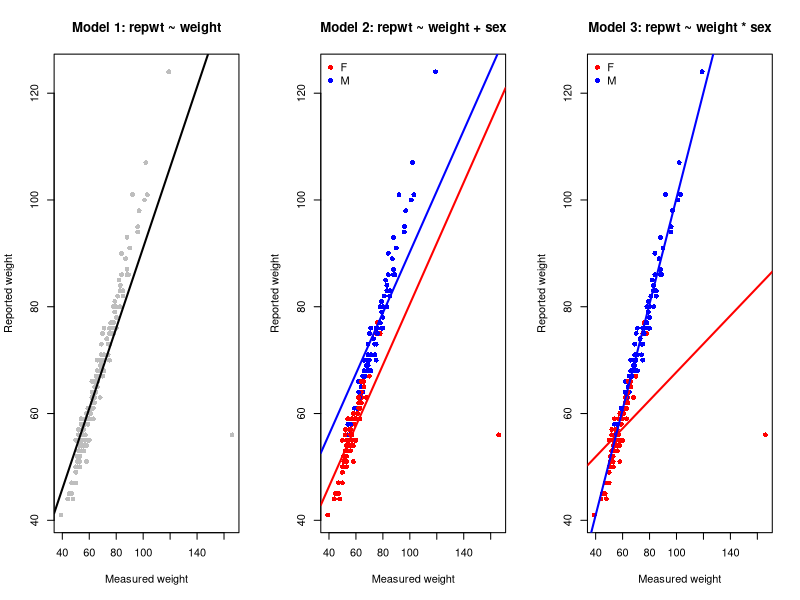
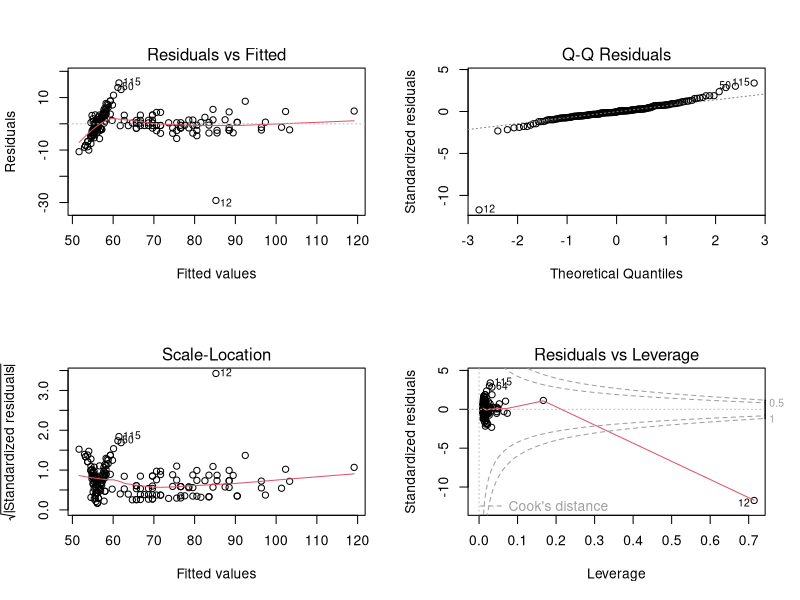
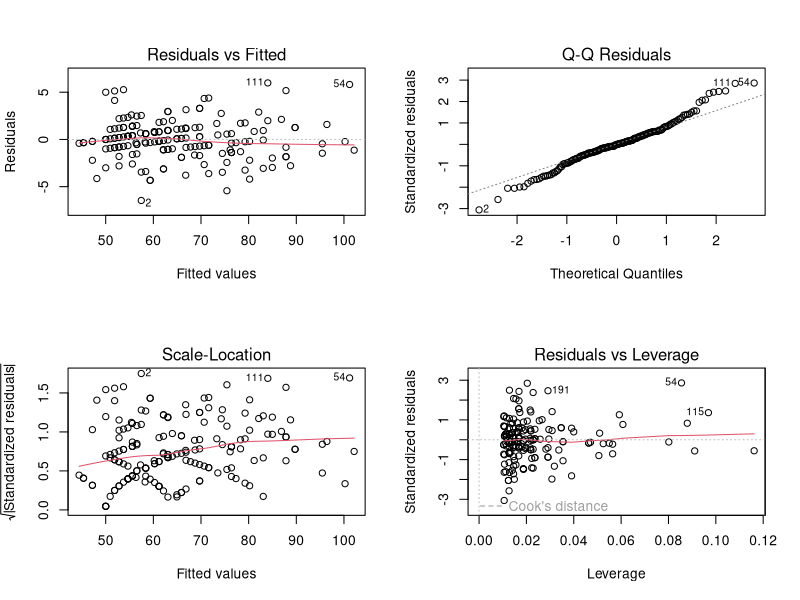
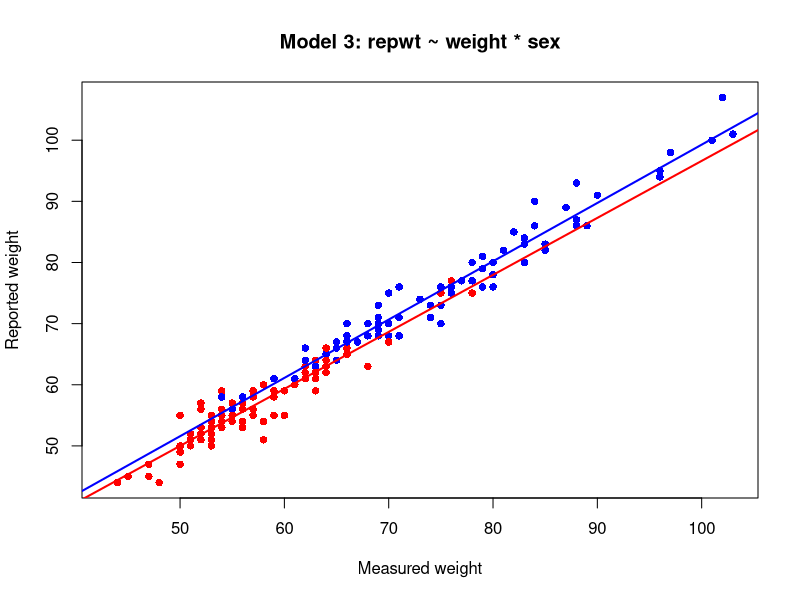

The R source for these figures, in order:
## ---- chunk 1
library(carData)
data(Davis)
head(Davis)
## ---- chunk 2
fit1 <- lm(repwt~weight, data=Davis)
fit2 <- lm(repwt~weight+sex, data=Davis)
fit3 <- lm(repwt~weight*sex, data=Davis)

summary(fit1)$coefficient
summary(fit2)$coefficient
summary(fit3)$coefficient
## ---- chunk 3
par(mfrow = c(1, 3))  

# Model 1
plot(Davis$weight, Davis$repwt, pch = 16, col = "grey",
     xlab = "Measured weight", ylab = "Reported weight",
     main = "Model 1: repwt ~ weight")
abline(fit1, col = "black", lwd = 2)

# Model 2
plot(Davis$weight, Davis$repwt, pch = 16,
     col = ifelse(Davis$sex == "M", "blue", "red"),
     xlab = "Measured weight", ylab = "Reported weight",
     main = "Model 2: repwt ~ weight + sex")

abline(a = coef(fit2)["(Intercept)"], 
       b = coef(fit2)["weight"], col = "red", lwd = 2)      
abline(a = coef(fit2)["(Intercept)"] + coef(fit2)["sexM"],
       b = coef(fit2)["weight"], col = "blue", lwd = 2)     

legend("topleft", legend = c("F", "M"),
       col = c("red", "blue"), pch = 16, bty = "n")

# Model 3
plot(Davis$weight, Davis$repwt, pch = 16,
     col = ifelse(Davis$sex == "M", "blue", "red"),
     xlab = "Measured weight", ylab = "Reported weight",
     main = "Model 3: repwt ~ weight * sex")

abline(a = coef(fit3)["(Intercept)"], 
       b = coef(fit3)["weight"], col = "red", lwd = 2)
abline(a = coef(fit3)["(Intercept)"] + coef(fit3)["sexM"],
       b = coef(fit3)["weight"] + coef(fit3)["weight:sexM"],
       col = "blue", lwd = 2)

legend("topleft", legend = c("F", "M"),
       col = c("red", "blue"), pch = 16, bty = "n")

## ---- chunk 4
summary(fit1)$adj.r.squared
summary(fit2)$adj.r.squared
summary(fit3)$adj.r.squared

anova(fit1, fit2, fit3)
## ---- chunk 5
par(mfrow = c(2, 2))
plot(fit3)
## ---- chunk 6
cd <- cooks.distance(fit3)
thr <- 4 /  nrow(Davis)

which(cd > thr)      

idx_infl <- which(cd > thr)
fit3_red <- lm(repwt ~ weight * sex, data = Davis[-idx_infl, ])

summary(fit3)
summary(fit3_red)

par(mfrow = c(2, 2))
plot(fit3_red)

par(mfrow = c(1, 1))
plot(Davis[-idx_infl, ]$weight, Davis[-idx_infl, ]$repwt, pch = 16,
     col = ifelse(Davis[-idx_infl, ]$sex == "M", "blue", "red"),
     xlab = "Measured weight", ylab = "Reported weight",
     main = "Model 3: repwt ~ weight * sex")

abline(a = coef(fit3_red)["(Intercept)"], 
       b = coef(fit3_red)["weight"], col = "red", lwd = 2)
abline(a = coef(fit3_red)["(Intercept)"] + coef(fit3_red)["sexM"],
       b = coef(fit3_red)["weight"] + coef(fit3_red)["weight:sexM"],
       col = "blue", lwd = 2)
